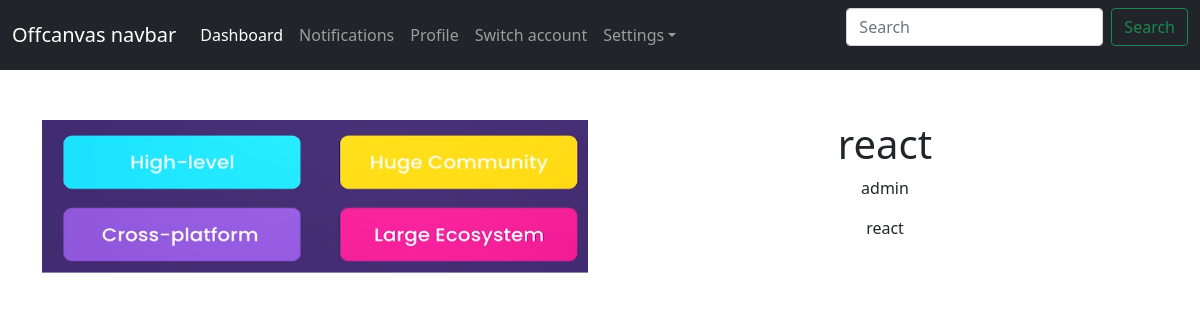
Screenshot of /react with the database file from the repository.
### store/models.py (models this page shows, shortened)
class Product(models.Model):
    category = models.ForeignKey(
        Category, related_name='product', on_delete=models.CASCADE)
    created_by = models.ForeignKey(
        User, related_name='product_creator', on_delete=models.CASCADE)
    title = models.CharField(max_length=255)
    author = models.CharField(max_length=255, default='admin')
    description = models.TextField(blank=True)
    image = models.ImageField(upload_to='images/', blank=True, null=True)
    slug = models.SlugField(max_length=255)
    price = models.DecimalField(max_digits=4, decimal_places=2)
    in_stock = models.BooleanField(default=True)
    is_active = models.BooleanField(default=True)
    created = models.DateTimeField(auto_now_add=True)
    updated = models.DateTimeField(auto_now=True)
    objects = models.Manager()
    products = ProductManager()
    class Meta:
        ordering = ('-created',)

### store/views.py (the view)
# urls.py: path('<slug:slug>', views.product_detail, name="product_detail"),
def product_detail(request, slug):
    product = get_object_or_404(Product, slug=slug, in_stock=True)
    return render(request, 'store/products/single.html', {'product': product})

### store/context_processors.py (called while the page is built)
def categories(request):
    return{
        'categories': Category.objects.all()
    }

### store/models.py (called while the page is built)
    def get_absolute_url(self):
        return reverse("store:category_detail",  args=[self.slug])

### templates/store/products/single.html
{% extends '../base.html' %} {% block content %}
<section class="py-5 text-center container">
  <div class="row py-lg-5">
    <div class="col-lg-6 col-md-8 mx-auto">
      <img src="{{product.image.url}}" width="100%" height="100%" alt="" />
    </div>
    <div class="col-lg-6 col-md-8 mx-auto">
      <h1>{{product.title}}</h1>
      <p><span>{{product.author}}</span></p>
      <p>{{ product.description | slice:"355"}}</p>
    </div>
  </div>
</section>
{% endblock content %}

### rows the page displays
Product: image (picture), title "react", author "admin", description "react"
